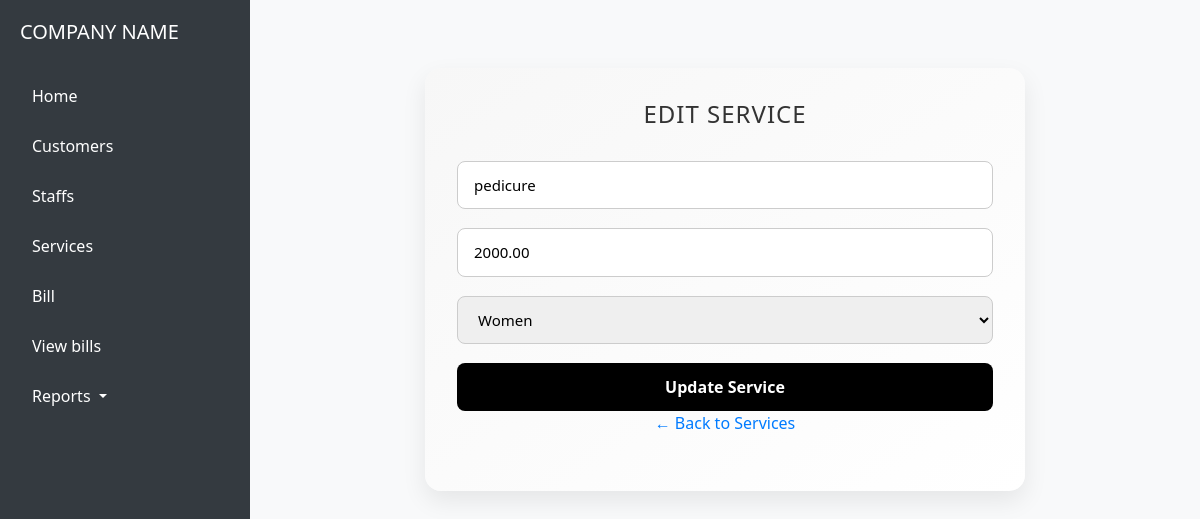
The app's page /services/edit/15/ with its own data.
### core/models.py (models this page shows, shortened)
class Service(models.Model):
    CATEGORY_CHOICES = (
        ('men', 'Men'),
        ('women', 'Women'),
        ('kids', 'Kids'),
    )
    name = models.CharField(max_length=100)
    price = models.DecimalField(max_digits=8, decimal_places=2)
    category = models.CharField(max_length=10, choices=CATEGORY_CHOICES)

### core/views.py (the view)
# urls.py: path('services/edit/<int:service_id>/', views.service_edit, name='service_edit'),
def service_edit(request, service_id):
    service = get_object_or_404(Service, id=service_id)
    if request.method == 'POST':
        service.name = request.POST['name']
        service.price = request.POST['price']
        service.category = request.POST['category']
        service.save()
        return redirect('service_list')
    return render(request, 'core/service_edit.html', {'service': service})

### core/templates/core/service_edit.html (shortened to what this page needs)
{% extends 'core/base.html' %}
{% block content %}
<div class="edit-container">
    <h2>Edit Service</h2>
    <form method="post">
        <input name="name" value="{{ service.name }}" placeholder="Service Name" required>
        <input type="number" name="price" value="{{ service.price }}" placeholder="Service Price" required min="0" step="0.01">
        <select name="category" required>
            <option value="women" {% if service.category == 'women' %}selected{% endif %}>Women</option>
        </select>
        <button type="submit">Update Service</button>
    </form>
    <center><a href="{% url 'service_list' %}" class="back-link">← Back to Services</a></center>
</div>
{% endblock %}

### core/templates/core/base.html (style rules this page uses)
body { margin: 0; font-family: 'Segoe UI', sans-serif; }

### core/templates/core/service_edit.html (style rules this page uses)
.edit-container { max-width: 600px; margin: 3rem auto; padding: 2rem; background: linear-gradient(145deg, #f7f7f7, #ffffff); border-radius: 16px; box-shadow: 0 10px 25px rgba(0, 0, 0, 0.08); font-family: 'Segoe UI', sans-serif; }
.edit-container h2 { text-align: center; font-size: 24px; margin-bottom: 2rem; color: #333; text-transform: uppercase; letter-spacing: 1px; }
.back-link { display: inline-block; margin-bottom: 1.5rem; color: #007BFF; text-decoration: none; font-weight: 500; transition: color 0.2s; }
form { display: flex; flex-direction: column; gap: 1.2rem; }
form input, form select { padding: 12px 16px; font-size: 15px; border: 1px solid #ccc; border-radius: 8px; transition: border 0.3s, box-shadow 0.3s; }
button { padding: 12px; background-color: #000; color: white; border: none; border-radius: 8px; font-weight: 600; font-size: 16px; cursor: pointer; transition: background 0.3s; }

### records on screen
Service: name "pedicure", price "2000.00", category "Women"
